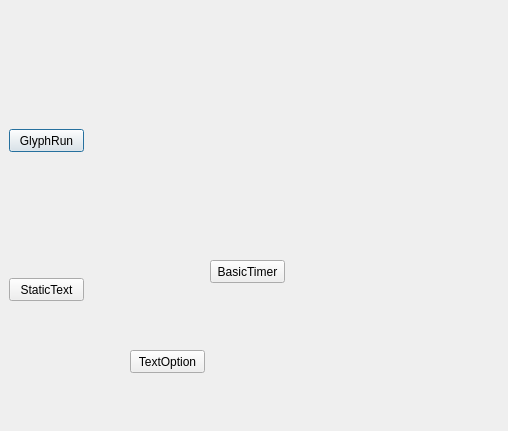
<?xml version="1.0" encoding="UTF-8"?>
<ui version="4.0">
 <class>TextTesterDialog</class>
 <widget class="QDialog" name="TextTesterDialog">
  <property name="geometry">
   <rect>
    <x>0</x>
    <y>0</y>
    <width>508</width>
    <height>431</height>
   </rect>
  </property>
  <property name="windowTitle">
   <string>Dialog</string>
  </property>
  <widget class="QPushButton" name="pushButtonGlyphRun">
   <property name="geometry">
    <rect>
     <x>9</x>
     <y>129</y>
     <width>75</width>
     <height>23</height>
    </rect>
   </property>
   <property name="text">
    <string>GlyphRun</string>
   </property>
  </widget>
  <widget class="QPushButton" name="pushButtonStaticText">
   <property name="geometry">
    <rect>
     <x>9</x>
     <y>278</y>
     <width>75</width>
     <height>23</height>
    </rect>
   </property>
   <property name="text">
    <string>StaticText</string>
   </property>
  </widget>
  <widget class="QPushButton" name="pushButtonTextOption">
   <property name="geometry">
    <rect>
     <x>130</x>
     <y>350</y>
     <width>75</width>
     <height>23</height>
    </rect>
   </property>
   <property name="text">
    <string>TextOption</string>
   </property>
  </widget>
  <widget class="QPushButton" name="pushButton">
   <property name="geometry">
    <rect>
     <x>210</x>
     <y>260</y>
     <width>75</width>
     <height>23</height>
    </rect>
   </property>
   <property name="text">
    <string>BasicTimer</string>
   </property>
  </widget>
 </widget>
 <resources/>
 <connections/>
</ui>
